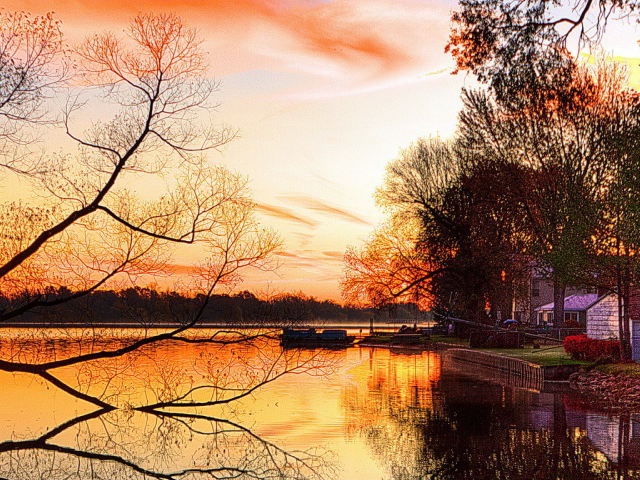
%> input picture matlabCourse/lab5/jezioro.bmp, 640 x 480 px
$ octave cw7.m   (GNU Octave 9; MATLAB toolbox functions it lacks are replaced by stand-ins)
%> lines starting %> are read from the running program, lines starting %| are printed output that depends on the picture
I = imread('jezioro.bmp');
%> I is the input picture: size 480x640x3 uint8; mean R, G, B 175.3, 131.9, 97.7
M = rgb2gray(I);
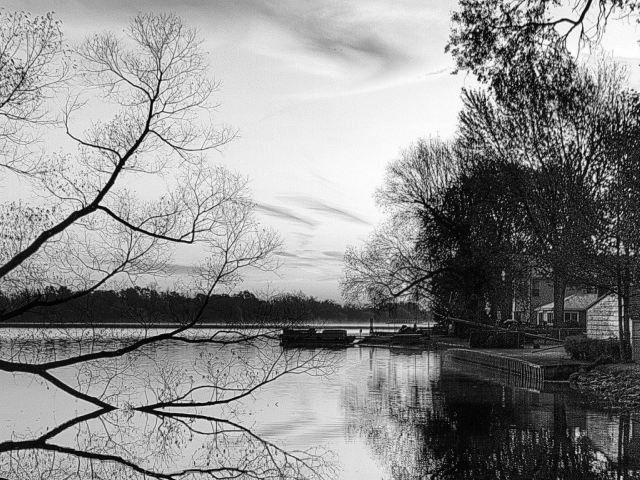
%> M: size 480x640 uint8; min 1, max 255, mean 141
subplot(3,3,1);
imshow(M,[0 256])

subplot(3,3,2);
imshow(M,[0 224])

subplot(3,3,3);
imshow(M,[0 192])

subplot(3,3,4);
imshow(M,[0 160])
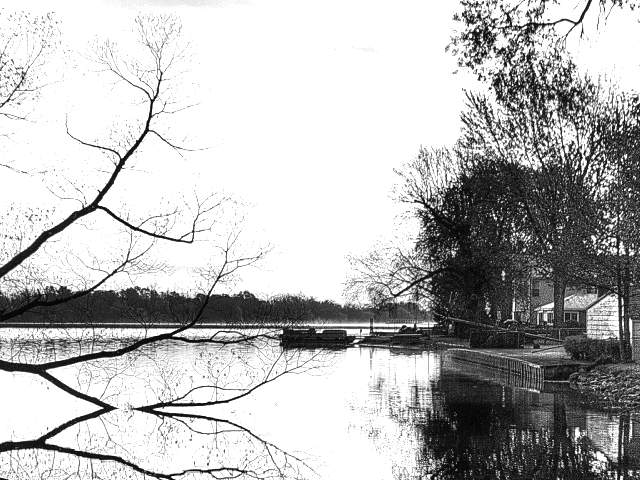
%> displayed picture: size 480x640, on the screen's scale of 0 to 255; min 2, max 255, mean 184.5

subplot(3,3,5);
imshow(M,[0 128])
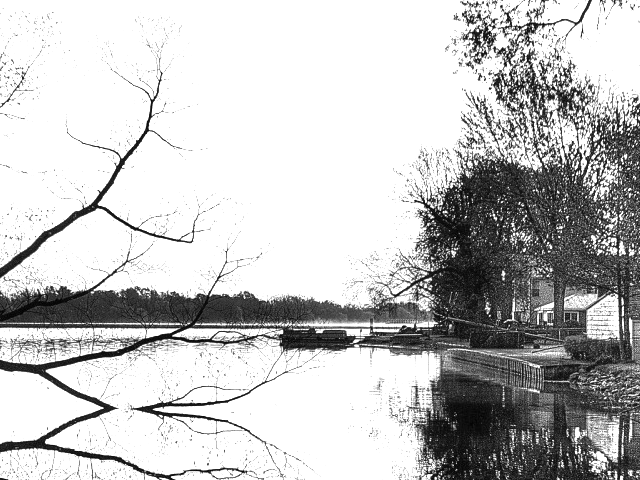
%> displayed picture: size 480x640, on the screen's scale of 0 to 255; min 2, max 255, mean 194.1

subplot(3,3,6);
imshow(M,[0 64])
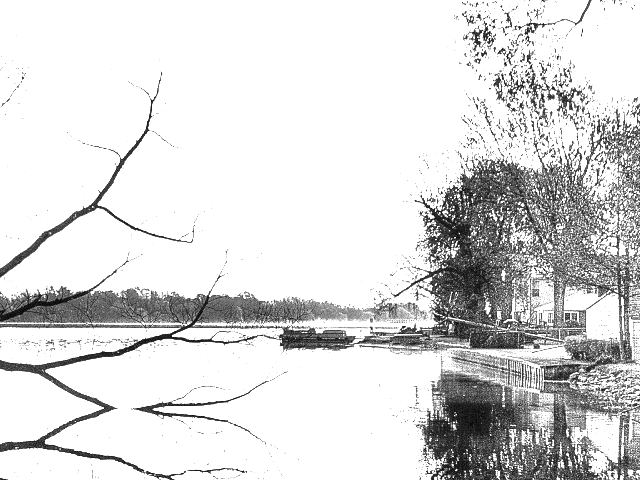
%> displayed picture: size 480x640, on the screen's scale of 0 to 255; min 4, max 255, mean 217.2

subplot(3,3,7);
imshow(M,[0 32])
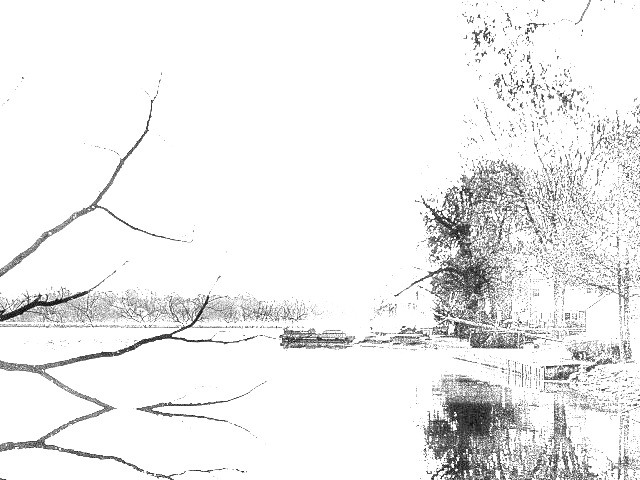
%> displayed picture: size 480x640, on the screen's scale of 0 to 255; min 8, max 255, mean 238

subplot(3,3,8);
imshow(M,[0 16])
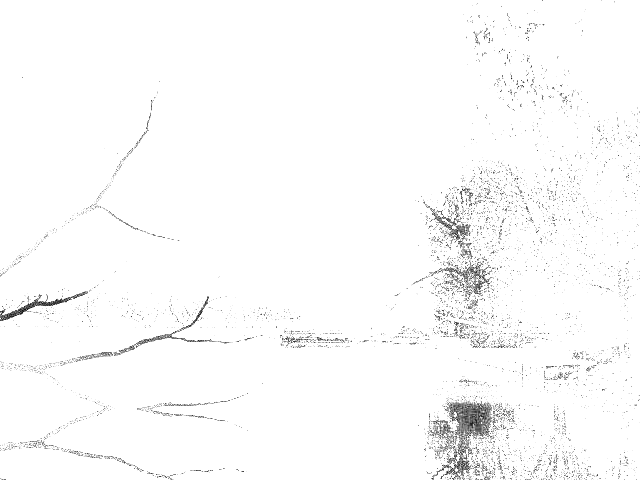
%> displayed picture: size 480x640, on the screen's scale of 0 to 255; min 16, max 255, mean 250.6

subplot(3,3,9);
imshow(M,[0 8])
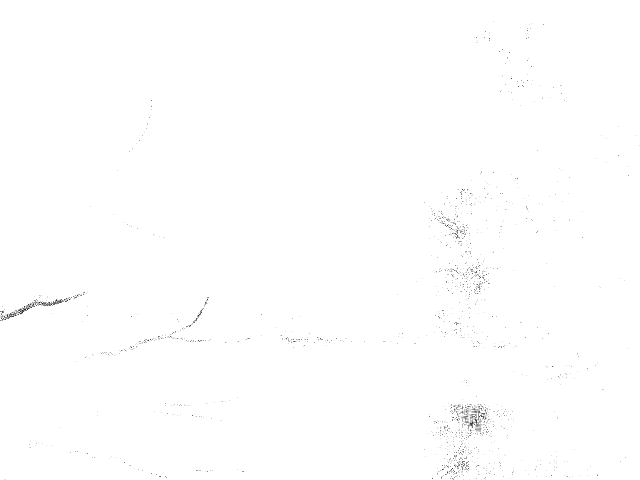
%> displayed picture: size 480x640, on the screen's scale of 0 to 255; min 32, max 255, mean 254.4

$ run again, with matlabCourse/lab5/grace.bmp copied over matlabCourse/lab5/jezioro.bmp
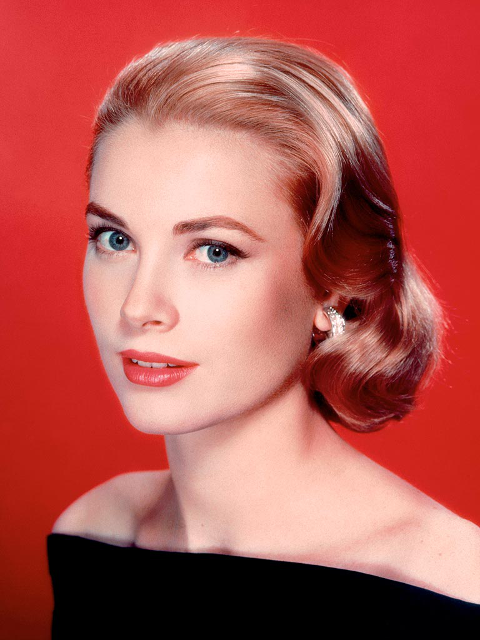
%> input picture matlabCourse/lab5/grace.bmp, 480 x 640 px
%> I is the input picture: size 640x480x3 uint8; mean R, G, B 180.6, 87.9, 82.7
%> `M = rgb2gray(I);`:
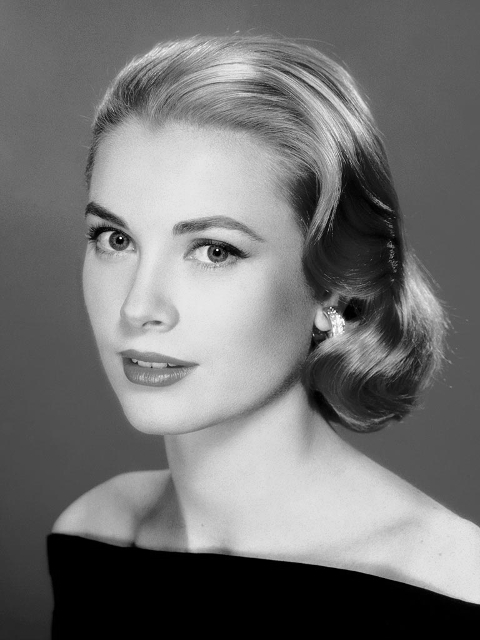
%> M: size 640x480 uint8; min 0, max 255, mean 115
%> `imshow(M,[0 8])`:
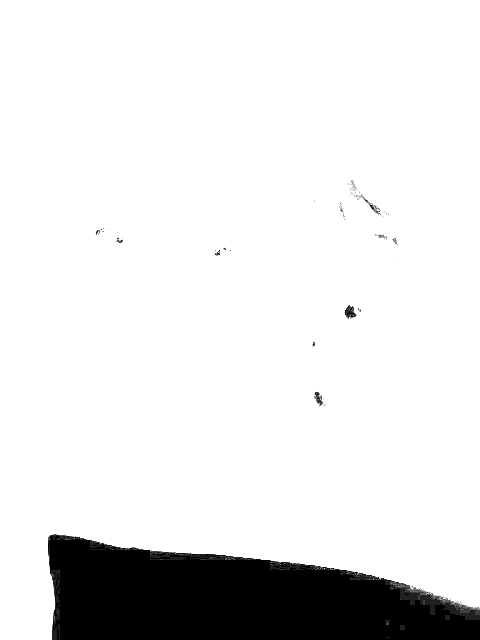
%> displayed picture: size 640x480, on the screen's scale of 0 to 255; min 0, max 255, mean 228.3
